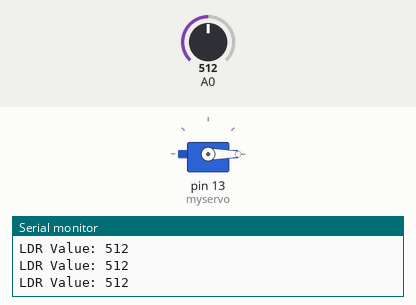
The sketch below on a simulated Arduino Uno, built with avr-gcc and run on an emulated ATmega328P. On the bench: servo, the last lines printed to the serial monitor. Inputs (shaded band) come from the test bench; at power-on: A0 = 512.

Above: at 1.2 s.
1.3 s: A0 set to 888
4.3 s: A0 set to 915
At 5.5 s:
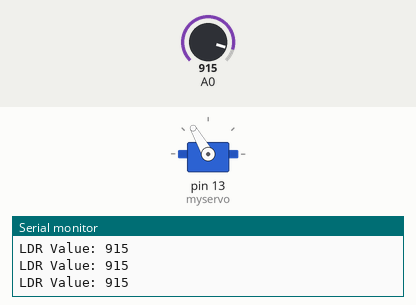
5.8 s: A0 set to 900
At 6.8 s:
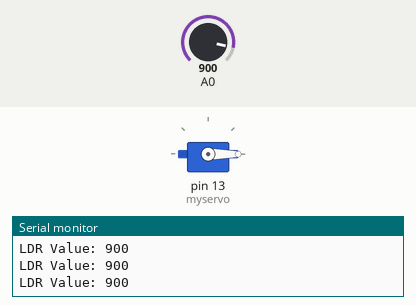
7.3 s: A0 set to 1023
At 7.9 s:
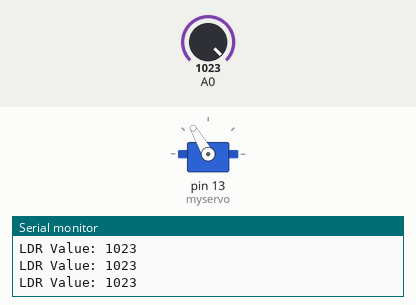
Timing chart, 0 to 9.8 s (numbered marks = the images above; inputs shaded):
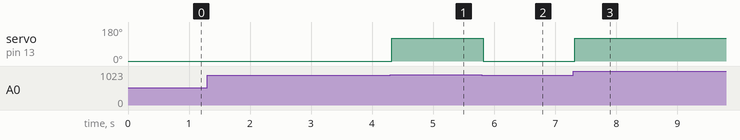

Measured:
- the behaviour switches between 900 and 901 on A0 (found by bisection; images 0 and 1)
- after the input at 4.3 s, servo on pin 13 (myservo): 0° → 120° at once
- after the input at 5.8 s, servo on pin 13 (myservo): 120° → 0° at once
- after the input at 7.3 s, servo on pin 13 (myservo): 0° → 120° at once

The sketch:

smart_curtains.ino
```cpp
#include <Servo.h>
Servo myservo;  // create servo object to control a servo
int lowLight = 900;
int ldrValue = 0;
void setup() {
  // put your setup code here, to run once:
  Serial.begin(9600);
  myservo.attach(13);  // attaches the servo on GIO2 to the servo object

}

void loop() {
  // put your main code here, to run repeatedly:
  ldrValue = analogRead(A0);
  Serial.print("LDR Value: ");
  Serial.println(ldrValue);

  if(ldrValue > lowLight){
      myservo.write(120);
  }
  else{
    myservo.write(0);
  }
}
```
